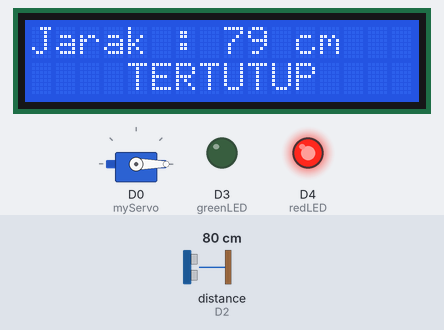
Recording of a program running on a simulated ESP8266 (NodeMCU). Parts: servo, 16×2 character LCD, output pins drawn as LEDs (lit = HIGH). Wiring (inferred from the names in the program): ultrasonic range finder: trigger D1; echo D2. The test bench sets the inputs (shaded band); at power-on: distance to the obstacle (sensor on D2) 80 cm. The echo pulse lasts 58.3 µs per cm; pins used as bus, display or sensor lines are not drawn.

Above: at 1.2 s.
1.3 s: distance to the obstacle (sensor on D2) set to 13 cm
At 2.8 s:
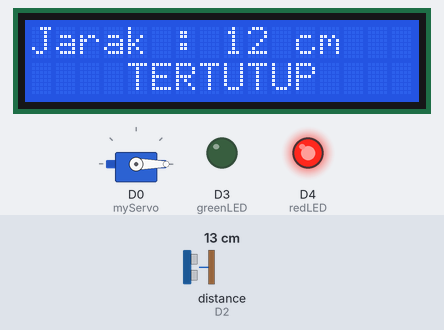
3.6 s: distance to the obstacle (sensor on D2) set to 10 cm
At 4.8 s:
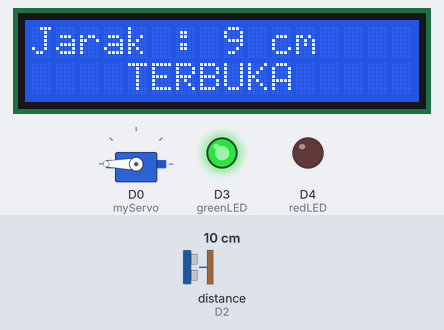
5.6 s: distance to the obstacle (sensor on D2) set to 2 cm
At 6.9 s:
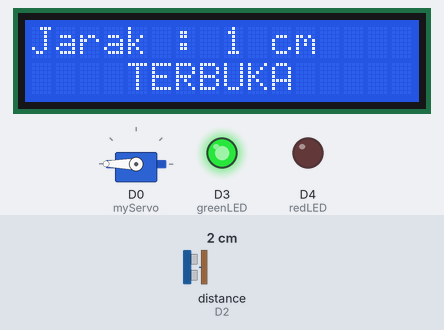
Timing chart, 0 to 8.6 s (numbered marks = the images above; inputs shaded):
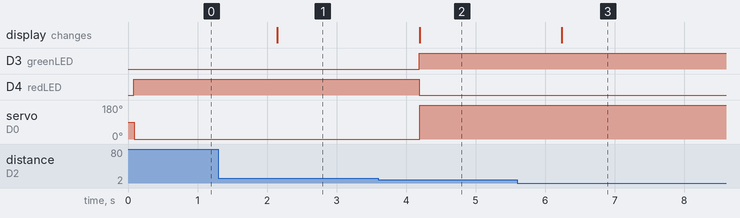

The program:

main.cpp
```cpp
#include <Arduino.h>
#include <Servo.h>
#include <LiquidCrystal_I2C.h>

// alamat = 0x27

Servo myServo;
int trigPin = D1;
int echoPin = D2;
int greenLED = D3;
int redLED = D4;

LiquidCrystal_I2C lcd(0x27, 16, 2);
int SDA_pin = D6;
int SCL_pin = D7;

long duration;
int distance;

void setup()
{
  pinMode(greenLED, OUTPUT);
  pinMode(redLED, OUTPUT);
  myServo.attach(D0);
  pinMode(trigPin, OUTPUT);
  pinMode(echoPin, INPUT);
  Serial.begin(9600);
  Wire.begin(SDA_pin, SCL_pin);
  lcd.init();
  lcd.backlight();
  // lcd.setCursor(0,0);
}

void loop()
{
  digitalWrite(trigPin, LOW);
  delayMicroseconds(5);
  digitalWrite(trigPin, HIGH);
  delayMicroseconds(10);
  digitalWrite(trigPin, LOW);
  duration = pulseIn(echoPin, HIGH);
  distance = 0.034 * duration / 2;
  lcd.clear();
  lcd.setCursor(0, 0);
  lcd.print("Jarak : ");
  lcd.print(distance);
  lcd.print(" cm");

  if (distance <= 10)
  {
    myServo.write(180);
    digitalWrite(redLED, LOW);
    digitalWrite(greenLED, HIGH);
    lcd.setCursor(4, 1);
    lcd.print("TERBUKA");

    delay(1000);
  }
  else if (distance > 10)
  {
    myServo.write(0);
    digitalWrite(greenLED, LOW);
    digitalWrite(redLED, HIGH);
    lcd.setCursor(4, 1);
    lcd.print("TERTUTUP");
    delay(1000);
  }
}
```

Measured:
- the behaviour switches between 12 and 11 cm on distance to the obstacle (sensor on D2) (found by bisection; images 1 and 2)
- after the input at 1.3 s, the display: changes after 0.85 s (image 1)
- after the input at 3.6 s, D3 (greenLED): LOW → HIGH after 0.59 s; D4 (redLED): HIGH → LOW after 0.59 s; servo on D0 (myServo): 0° → 180° after 0.59 s; the display: changes after 0.59 s (image 2)
- after the input at 5.6 s, the display: changes after 0.64 s (image 3)
